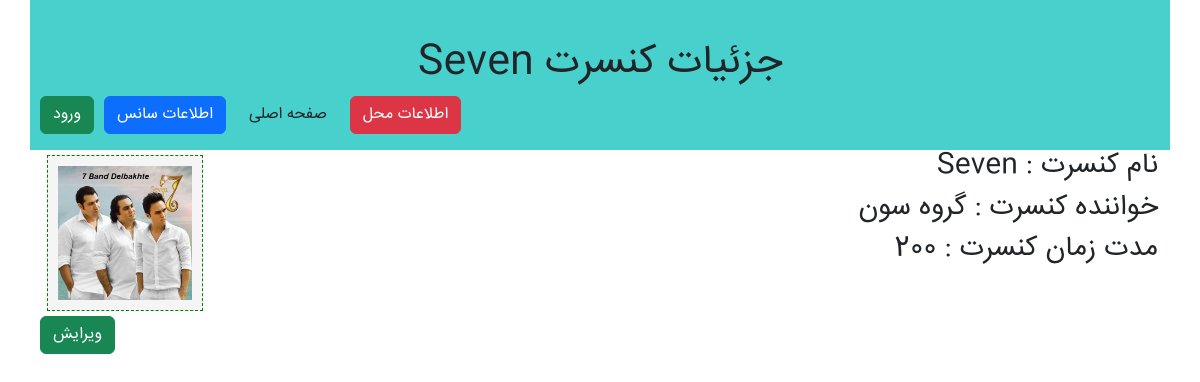
Screenshot of /ticketSales/concert/6/ with the database file from the repository.
### ticketSales/models.py (models this page shows)
class ConcertModel(models.Model):
    name = models.CharField(max_length=100, verbose_name='نام کنسرت')
    singer_name = models.CharField(max_length=100, verbose_name='نام خواننده')
    lenght = models.IntegerField(verbose_name='مدت زمان')
    poster = models.ImageField(upload_to='poster_pics', null=True, verbose_name='عکس پوستر')
    class Meta:
        verbose_name_plural= 'کنسرت ها'
    def __str__(self) -> str:
        return self.singer_name

### ticketSales/views.py (the view)
# urls.py: path('concert/<int:concert_id>/', views.concertdDtailsView),
def concertdDtailsView(request, concert_id):
    concert = models.ConcertModel.objects.get(pk=concert_id)
    context = {
        'concertdetails' : concert
    }
    print(concert)
    return render(request,'ticketSales/concert_details.html',context)

### templates/ticketSales/concert_details.html
{% extends "ticketSales/layout.html" %}
{% block titlepage %}
    جزئیات کنسرت {{ concertdetails.name }}
{% endblock%}
{% block mainContent %}
    <div class="col-md-10">
        <h3>نام کنسرت : {{ concertdetails.name }}</h3>
        <h3>خواننده کنسرت : {{ concertdetails.singer_name }}</h3>
        <h3>مدت زمان کنسرت : {{ concertdetails.lenght }}</h3>
    </div>
    <div class="col-md-2">
        <div class="imageBox">
            <img src = "{{ concertdetails.poster.url }}">
        </div>
    </div>
    <ul class="btnul">
        <li><a href="/ticketSales/concert_edit/{{concertdetails.id}}" class="btn btn-success">ویرایش</a></li>
    </ul>
{% endblock %}

### ticketSales/static/ticketSales/css/style.css (style rules this page uses)
body { font-family: 'IranSanse'; }
.imageBox { margin: 5px; background-color: whitesmoke; text-align: center; font-size: 15px; border:1px dashed green; padding:10px }
.imageBox img { width: 100%; height: auto; }
.btnul { list-style-type: none; padding-left: 0; }
.btnul li { float: left; margin-left: 10px; }

### rows the page displays
ConcertModel: name "Seven", singer_name "گروه سون", lenght "200", poster (picture)
